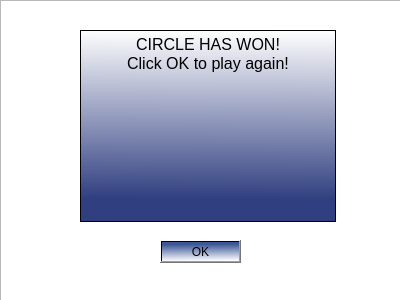
<?xml version="1.0" encoding="UTF-8"?>
<ui version="4.0">
 <class>endGame</class>
 <widget class="QDialog" name="endGame">
  <property name="geometry">
   <rect>
    <x>0</x>
    <y>0</y>
    <width>400</width>
    <height>300</height>
   </rect>
  </property>
  <property name="windowTitle">
   <string>Circle Wins!</string>
  </property>
  <widget class="QDialogButtonBox" name="buttonBox">
   <property name="geometry">
    <rect>
     <x>160</x>
     <y>240</y>
     <width>81</width>
     <height>241</height>
    </rect>
   </property>
   <property name="styleSheet">
    <string notr="true">background-color:qlineargradient(spread:pad, x1:0.642196, y1:0.114, x2:0.676827, y2:1, stop:0 rgba(60, 87, 150, 255), stop:1 rgba(255, 255, 255, 255));
font-color:rgb(0,0,0);</string>
   </property>
   <property name="orientation">
    <enum>Qt::Vertical</enum>
   </property>
   <property name="standardButtons">
    <set>QDialogButtonBox::Ok</set>
   </property>
  </widget>
  <widget class="QGraphicsView" name="graphicsView">
   <property name="geometry">
    <rect>
     <x>0</x>
     <y>0</y>
     <width>401</width>
     <height>301</height>
    </rect>
   </property>
   <property name="styleSheet">
    <string notr="true">border-image: url(:/img/img/neptune.jpg);</string>
   </property>
  </widget>
  <widget class="QTextBrowser" name="textBrowser">
   <property name="geometry">
    <rect>
     <x>80</x>
     <y>30</y>
     <width>256</width>
     <height>192</height>
    </rect>
   </property>
   <property name="styleSheet">
    <string notr="true">background-color: qlineargradient(spread:pad, x1:0.469, y1:0.880682, x2:0.475, y2:0, stop:0 rgba(48, 63, 128, 255), stop:1 rgba(255, 255, 255, 255));</string>
   </property>
   <property name="html">
    <string>&lt;!DOCTYPE HTML PUBLIC &quot;-//W3C//DTD HTML 4.0//EN&quot; &quot;http://www.w3.org/TR/REC-html40/strict.dtd&quot;&gt;
&lt;html&gt;&lt;head&gt;&lt;meta name=&quot;qrichtext&quot; content=&quot;1&quot; /&gt;&lt;meta charset=&quot;utf-8&quot; /&gt;&lt;style type=&quot;text/css&quot;&gt;
p, li { white-space: pre-wrap; }
&lt;/style&gt;&lt;/head&gt;&lt;body style=&quot; font-family:'Segoe UI'; font-size:9pt; font-weight:400; font-style:normal;&quot;&gt;
&lt;p align=&quot;center&quot; style=&quot; margin-top:0px; margin-bottom:0px; margin-left:0px; margin-right:0px; -qt-block-indent:0; text-indent:0px;&quot;&gt;&lt;span style=&quot; font-family:'Jokerman'; font-size:12pt; color:#000000;&quot;&gt;CIRCLE HAS WON!&lt;/span&gt;&lt;/p&gt;
&lt;p align=&quot;center&quot; style=&quot; margin-top:0px; margin-bottom:0px; margin-left:0px; margin-right:0px; -qt-block-indent:0; text-indent:0px;&quot;&gt;&lt;span style=&quot; font-family:'Jokerman'; font-size:12pt; color:#000000;&quot;&gt;Click OK to play again!&lt;/span&gt;&lt;/p&gt;&lt;/body&gt;&lt;/html&gt;</string>
   </property>
  </widget>
  <widget class="QLabel" name="label">
   <property name="geometry">
    <rect>
     <x>140</x>
     <y>80</y>
     <width>141</width>
     <height>141</height>
    </rect>
   </property>
   <property name="styleSheet">
    <string notr="true">border-image: url(:/img/img/test.gif);</string>
   </property>
   <property name="text">
    <string/>
   </property>
  </widget>
  <zorder>graphicsView</zorder>
  <zorder>buttonBox</zorder>
  <zorder>textBrowser</zorder>
  <zorder>label</zorder>
 </widget>
 <resources/>
 <connections>
  <connection>
   <sender>buttonBox</sender>
   <signal>accepted()</signal>
   <receiver>endGame</receiver>
   <slot>accept()</slot>
   <hints>
    <hint type="sourcelabel">
     <x>248</x>
     <y>254</y>
    </hint>
    <hint type="destinationlabel">
     <x>157</x>
     <y>274</y>
    </hint>
   </hints>
  </connection>
  <connection>
   <sender>buttonBox</sender>
   <signal>rejected()</signal>
   <receiver>endGame</receiver>
   <slot>reject()</slot>
   <hints>
    <hint type="sourcelabel">
     <x>316</x>
     <y>260</y>
    </hint>
    <hint type="destinationlabel">
     <x>286</x>
     <y>274</y>
    </hint>
   </hints>
  </connection>
 </connections>
</ui>
